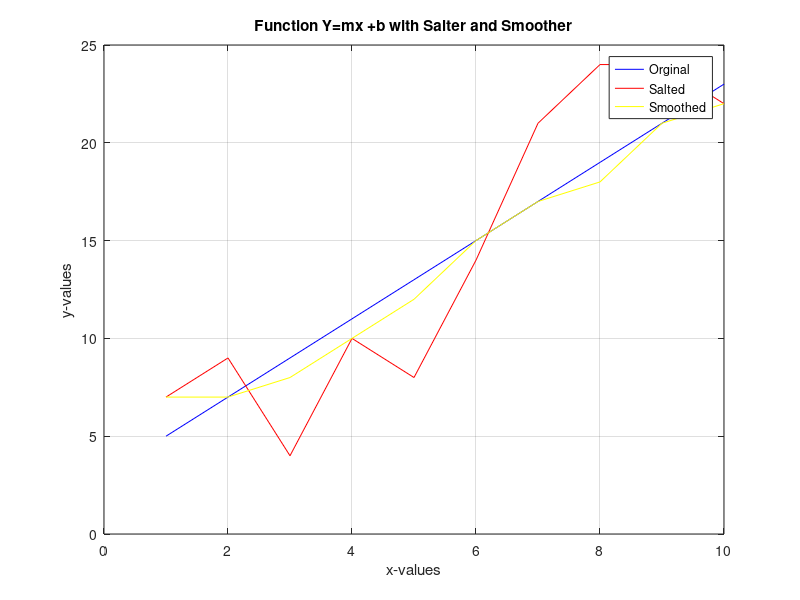

Recreate this plot in MATLAB.
% y = mx + b

m = 2;
b = 3;
range = 10;

x = [1: range]
y = zeros(size(x));

for i = 1:length(x)
    y(i) = m * x(i) + b;
end

display('new y:');
disp(y)


%salter
saltValues = 5;
saltedValuesY = zeros(size(y));

for i = 1:length(y)
    random = randi([1, saltValues]);
    choice = randi([1, 2]);
    if choice == 1
        saltedValuesY(i) = y(i) + random;
    else
        saltedValuesY(i) = y(i) - random;
    end
end
display('salted:');
disp(saltedValuesY)



%smoother
windowValue = 3;
smoothedValuesY = zeros(size(x));
average = 0;
for i = 1:length(saltedValuesY)
    total = 0;
    amount = 0;
    if i <= windowValue
        j = 1;
        while j <= i + windowValue && j <= length(saltedValuesY)
            total = total + saltedValuesY(j);
            j = j + 1;
            amount = amount + 1;
        end
        average = floor(total / amount);
        smoothedValuesY(i) = average;
    elseif i > windowValue && i < length(saltedValuesY) - windowValue
        k = i - windowValue;
        while k <= i + windowValue && j < length(saltedValuesY)
            total = total + saltedValuesY(k);
            k = k + 1;
            amount = amount + 1;
        end
        average = floor(total / amount);
        smoothedValuesY(i) = average;
    else
        l = i - windowValue;
        while l <= length(saltedValuesY)
            total = total + saltedValuesY(l);
            l = l + 1;
            amount = amount + 1;
        end
        average = floor(total / amount);
        smoothedValuesY(i) = average;
    end
end

display('smoothed:')
disp(smoothedValuesY)


%Plot
figure;
plot(x,y, '-b', 'DisplayName', 'Orginal');
hold on;
plot(x,saltedValuesY, '-r', 'DisplayName', 'Salted');
plot(x,smoothedValuesY, '-y', 'DisplayName', 'Smoothed');
hold off;


title("Function Y=mx +b with Salter and Smoother")
xlabel('x-values');
ylabel('y-values');
legend;
grid on;




